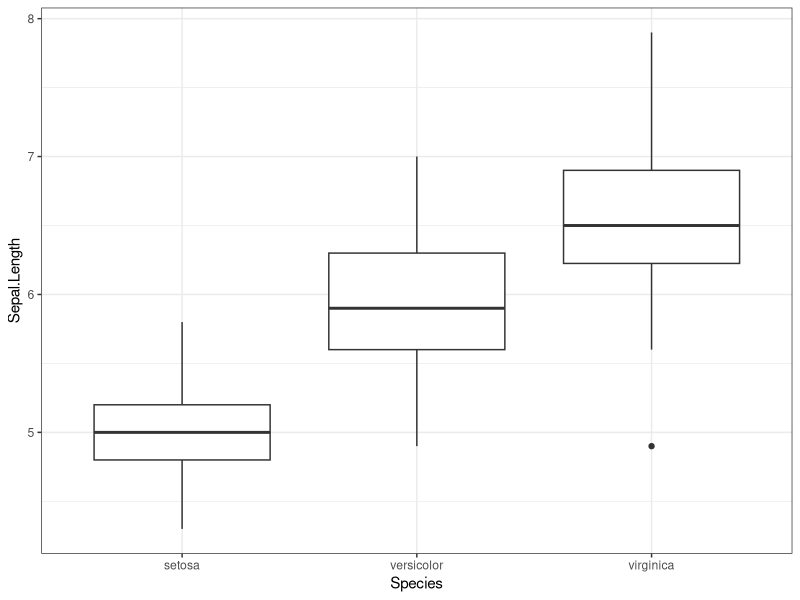
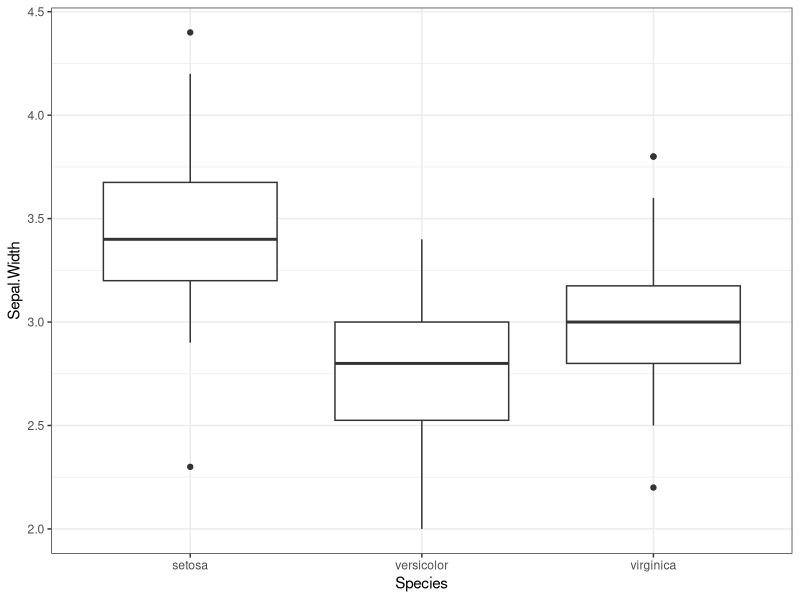
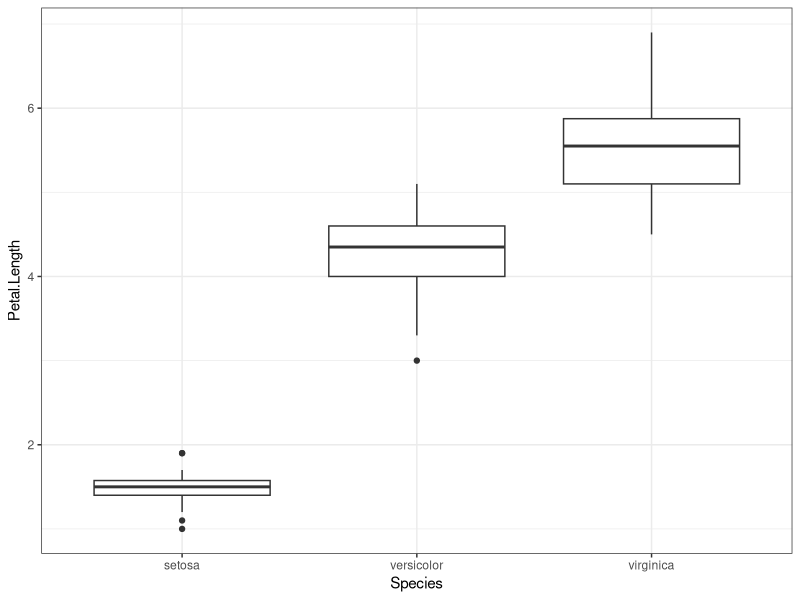
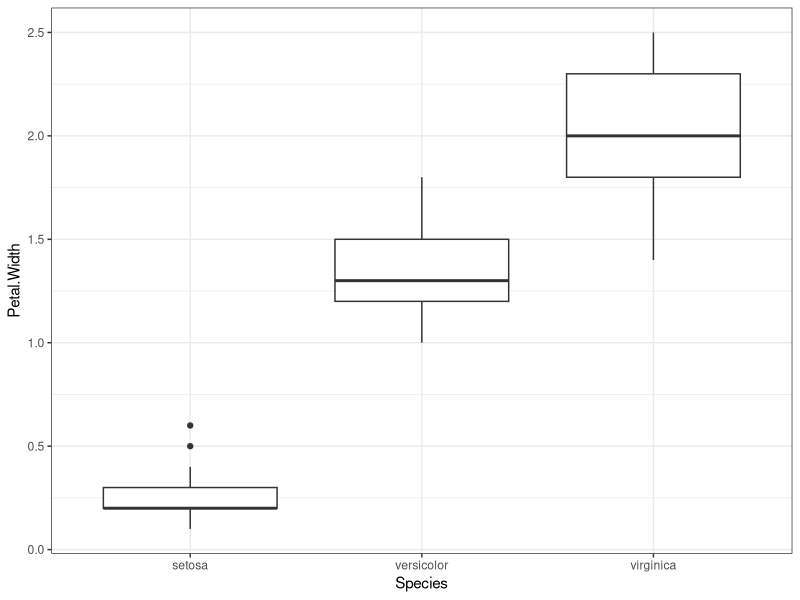
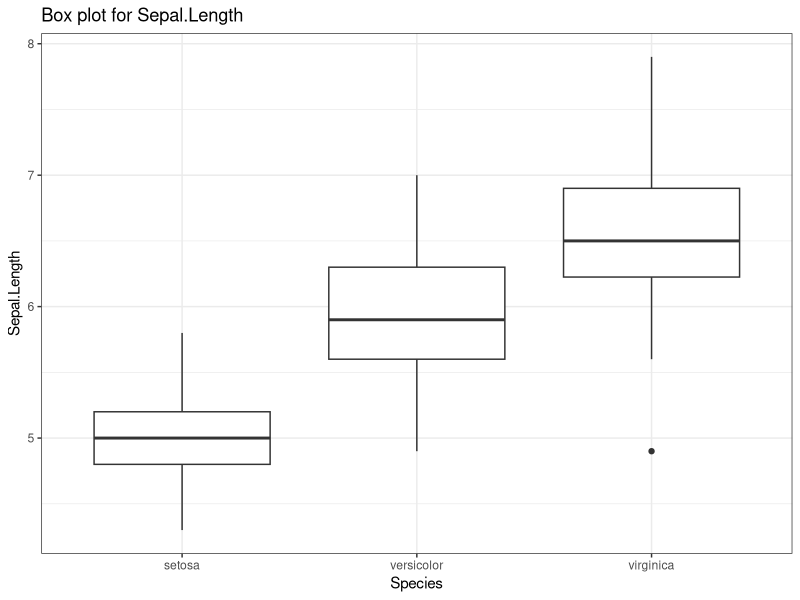
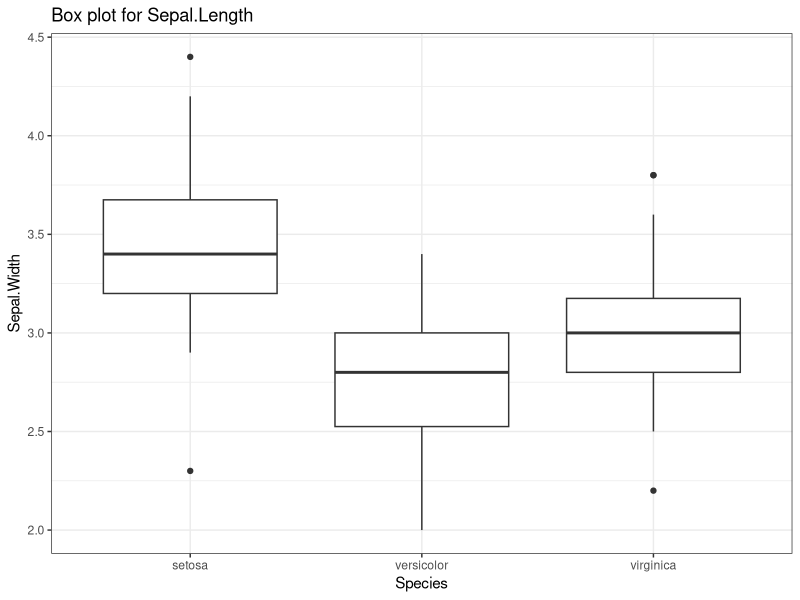
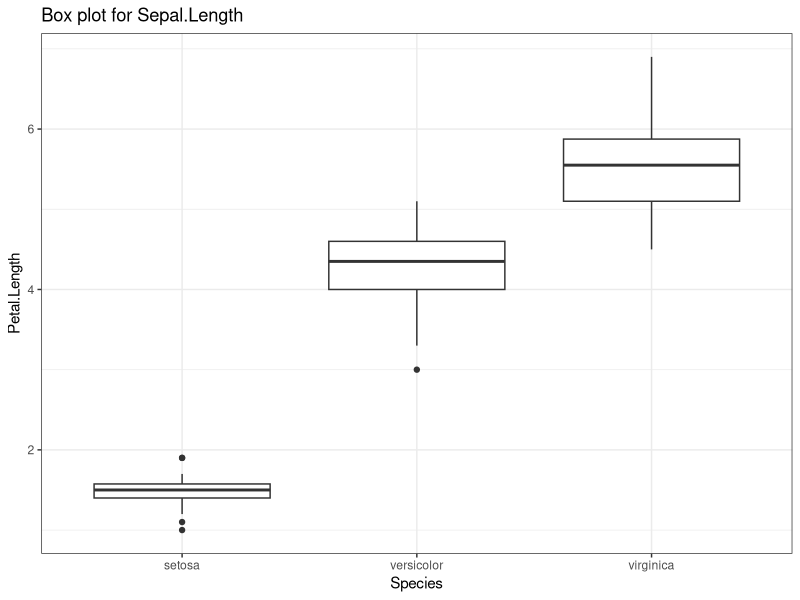
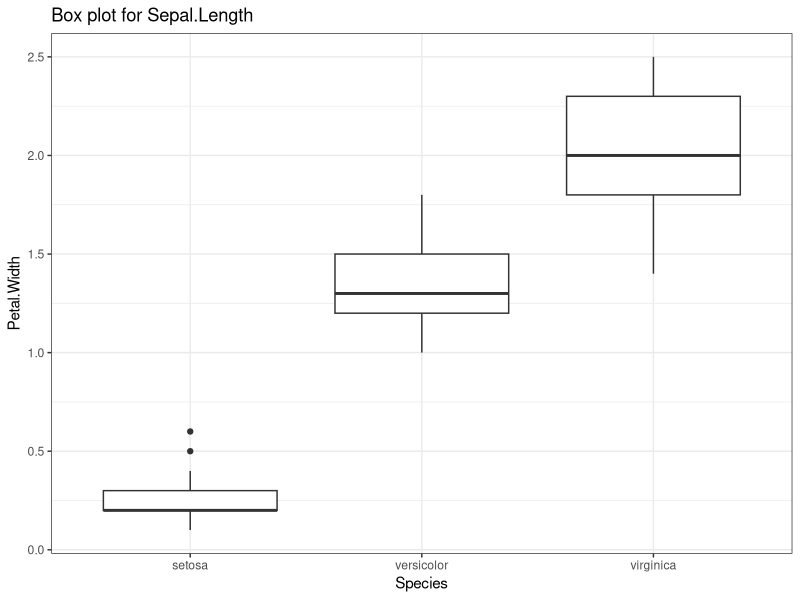

Here is the R script that generated these plots, in order:
#*****************************
# EDA: iris boxplot
# jangsea.park@boxnwhis.kr
# 2015-06-07
#*****************************

# load packages -----------------------------------------------------------

library(ggplot2)


# read datasets -----------------------------------------------------------

iris
str(iris)
?iris


# five-number summary -----------------------------------------------------

sl <- iris$Sepal.Length
sw <- iris$Sepal.Width
pl <- iris$Petal.Length
pw <- iris$Petal.Width

# 'fivenum' function
fivenum(sl)
fivenum(sw)
fivenum(pl)
fivenum(pw)

# 'summary' function
summary(iris)


# draw boxplot ------------------------------------------------------------

ggplot(iris, aes(x=Species, y=Sepal.Length)) +
    geom_boxplot() +
    theme_bw()

ggplot(iris, aes(x=Species, y=Sepal.Width)) +
    geom_boxplot() +
    theme_bw()

ggplot(iris, aes(x=Species, y=Petal.Length)) +
    geom_boxplot() +
    theme_bw()

ggplot(iris, aes(x=Species, y=Petal.Width)) +
    geom_boxplot() +
    theme_bw()


# draw boxplot using loop -------------------------------------------------

y.names <- names(iris)[1:4]

# use 'aes_string'
for (y.name in y.names) {
    p <- ggplot(iris, aes_string(x='Species', y=y.name)) +
        geom_boxplot() +
        theme_bw() +
        ggtitle(paste('Box plot for', y.names))
    print(p)
}

# save png files
for (y.name in y.names) {
    p <- ggplot(iris, aes_string(x='Species', y=y.name)) +
        geom_boxplot() +
        theme_bw() +
        ggtitle(paste('Box plot for', y.names))
    ggsave(p, filename=paste0('iris_boxplot_', y.name, '.png'))
}
